Frame 1 (no input): blank canvas, image omitted
Frame 60 (no input): blank canvas, image omitted
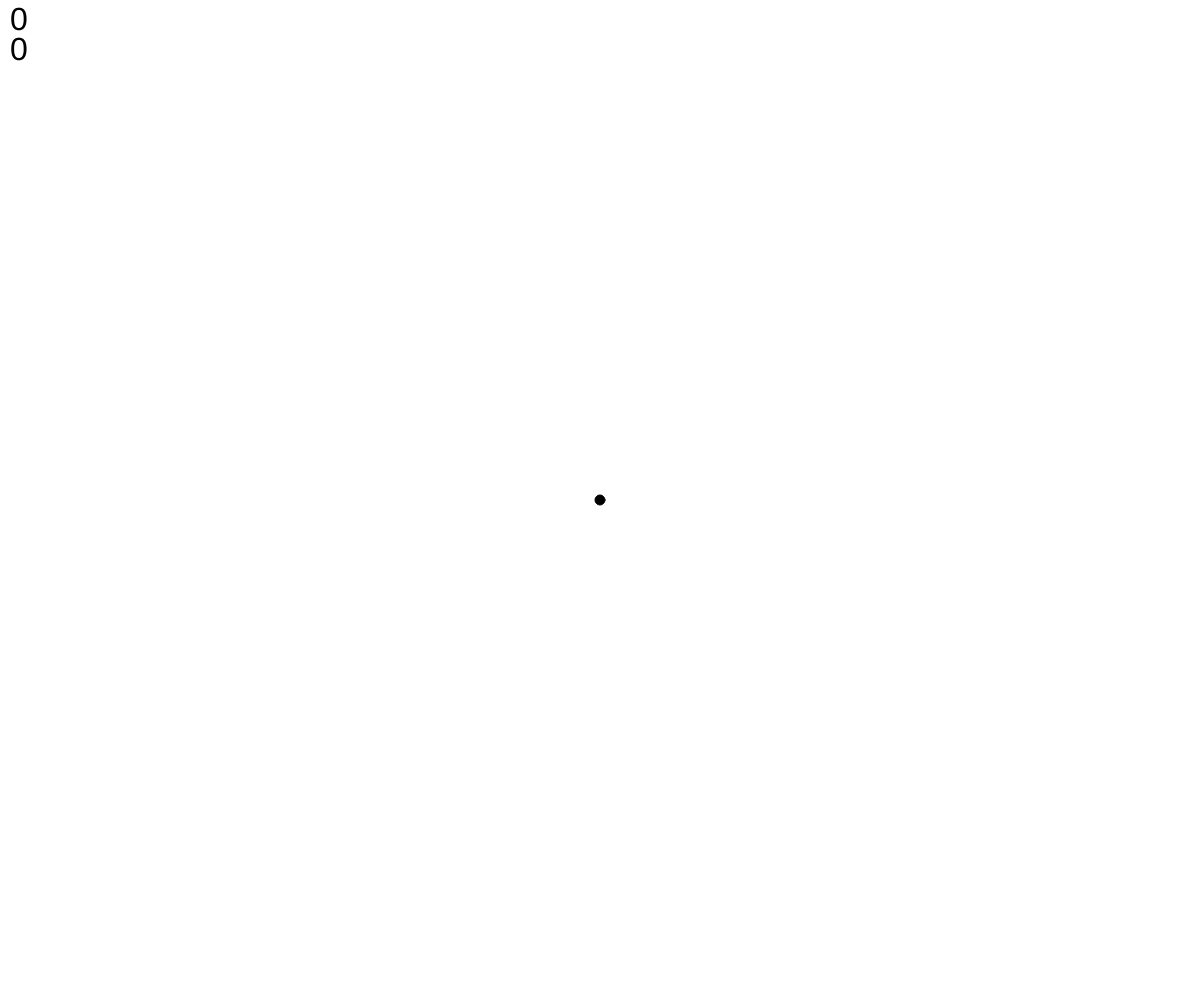
Frame 120 (the mouse pressed at the canvas centre since frame 60)

The p5.js sketch whose frames 1 and 60 were blank and that drew this single picture after the mouse press (run headless with seeded random() and noise() and a simulated clock; from frame 60 on, the mouse is pressed at the canvas centre):

// p5.js sketch
// ── sketch.js
width = 400;
height = 400;
radius = 10

function setup() {
  createCanvas(windowWidth, windowHeight);
  frameRate(60);
  reset();
}

function reset(){
  clear();
  cord_x = 0;
  cord_y = 0;
  fall_flag = 0;
  g = 0.2;
  gx = 0;
  guy = 0;
  vx = 0;
  vy = 0;
}

function draw() {
  clear();
  if (cord_x>=windowWidth-radius || cord_x<=radius){
    vx = vx;
  }
  if (cord_y>=windowHeight-radius || cord_y<=radius){
    vy = vy;
  }
  
  gx = g * Math.sin(radians(rotationX))
  gy = g * Math.sin(radians(rotationY))
  textSize(32);
  text(String(rotationX), 10, 30);
  text(String(rotationY), 10, 60);
  if (fall_flag==1){
    vx += gx;
    vy += gy;
    cord_x += vx;
    cord_y += vy;
    fill(0);
    circle(cord_x, cord_y, radius);
  }
}

function touchStarted() {
  reset();
  cord_x = mouseX;
  cord_y = mouseY;
  fall_flag=1;
}
